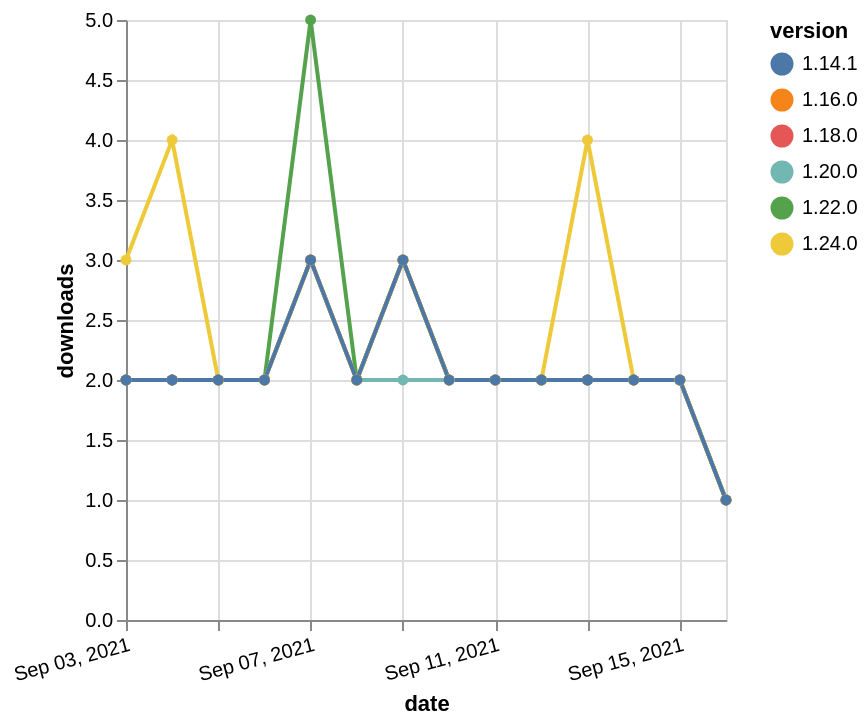

Vega-Lite specification for this chart:
### Vega-Lite specification from a JSON file in a GitHub repository (floating-point values rounded to 4 significant figures)
{"$schema": "https://vega.github.io/schema/vega-lite/v5.json", "description": "A simple bar chart with embedded data.", "data": {"values": [{"date": "2021-09-03", "total": 1497, "delta": 2, "version": "1.18.0"}, {"date": "2021-09-04", "total": 1499, "delta": 2, "version": "1.18.0"}, {"date": "2021-09-05", "total": 1501, "delta": 2, "version": "1.18.0"}, {"date": "2021-09-06", "total": 1503, "delta": 2, "version": "1.18.0"}, {"date": "2021-09-07", "total": 1506, "delta": 3, "version": "1.18.0"}, {"date": "2021-09-08", "total": 1508, "delta": 2, "version": "1.18.0"}, {"date": "2021-09-09", "total": 1511, "delta": 3, "version": "1.18.0"}, {"date": "2021-09-10", "total": 1513, "delta": 2, "version": "1.18.0"}, {"date": "2021-09-11", "total": 1515, "delta": 2, "version": "1.18.0"}, {"date": "2021-09-12", "total": 1517, "delta": 2, "version": "1.18.0"}, {"date": "2021-09-13", "total": 1519, "delta": 2, "version": "1.18.0"}, {"date": "2021-09-14", "total": 1521, "delta": 2, "version": "1.18.0"}, {"date": "2021-09-15", "total": 1523, "delta": 2, "version": "1.18.0"}, {"date": "2021-09-16", "total": 1524, "delta": 1, "version": "1.18.0"}, {"date": "2021-09-03", "total": 757, "delta": 2, "version": "1.22.0"}, {"date": "2021-09-04", "total": 759, "delta": 2, "version": "1.22.0"}, {"date": "2021-09-05", "total": 761, "delta": 2, "version": "1.22.0"}, {"date": "2021-09-06", "total": 763, "delta": 2, "version": "1.22.0"}, {"date": "2021-09-07", "total": 768, "delta": 5, "version": "1.22.0"}, {"date": "2021-09-08", "total": 770, "delta": 2, "version": "1.22.0"}, {"date": "2021-09-09", "total": 773, "delta": 3, "version": "1.22.0"}, {"date": "2021-09-10", "total": 775, "delta": 2, "version": "1.22.0"}, {"date": "2021-09-11", "total": 777, "delta": 2, "version": "1.22.0"}, {"date": "2021-09-12", "total": 779, "delta": 2, "version": "1.22.0"}, {"date": "2021-09-13", "total": 781, "delta": 2, "version": "1.22.0"}, {"date": "2021-09-14", "total": 783, "delta": 2, "version": "1.22.0"}, {"date": "2021-09-15", "total": 785, "delta": 2, "version": "1.22.0"}, {"date": "2021-09-16", "total": 786, "delta": 1, "version": "1.22.0"}, {"date": "2021-09-03", "total": 988, "delta": 2, "version": "1.20.0"}, {"date": "2021-09-04", "total": 990, "delta": 2, "version": "1.20.0"}, {"date": "2021-09-05", "total": 992, "delta": 2, "version": "1.20.0"}, {"date": "2021-09-06", "total": 994, "delta": 2, "version": "1.20.0"}, {"date": "2021-09-07", "total": 997, "delta": 3, "version": "1.20.0"}, {"date": "2021-09-08", "total": 999, "delta": 2, "version": "1.20.0"}, {"date": "2021-09-09", "total": 1001, "delta": 2, "version": "1.20.0"}, {"date": "2021-09-10", "total": 1003, "delta": 2, "version": "1.20.0"}, {"date": "2021-09-11", "total": 1005, "delta": 2, "version": "1.20.0"}, {"date": "2021-09-12", "total": 1007, "delta": 2, "version": "1.20.0"}, {"date": "2021-09-13", "total": 1009, "delta": 2, "version": "1.20.0"}, {"date": "2021-09-14", "total": 1011, "delta": 2, "version": "1.20.0"}, {"date": "2021-09-15", "total": 1013, "delta": 2, "version": "1.20.0"}, {"date": "2021-09-16", "total": 1014, "delta": 1, "version": "1.20.0"}, {"date": "2021-09-03", "total": 1711, "delta": 2, "version": "1.16.0"}, {"date": "2021-09-04", "total": 1713, "delta": 2, "version": "1.16.0"}, {"date": "2021-09-05", "total": 1715, "delta": 2, "version": "1.16.0"}, {"date": "2021-09-06", "total": 1717, "delta": 2, "version": "1.16.0"}, {"date": "2021-09-07", "total": 1720, "delta": 3, "version": "1.16.0"}, {"date": "2021-09-08", "total": 1722, "delta": 2, "version": "1.16.0"}, {"date": "2021-09-09", "total": 1725, "delta": 3, "version": "1.16.0"}, {"date": "2021-09-10", "total": 1727, "delta": 2, "version": "1.16.0"}, {"date": "2021-09-11", "total": 1729, "delta": 2, "version": "1.16.0"}, {"date": "2021-09-12", "total": 1731, "delta": 2, "version": "1.16.0"}, {"date": "2021-09-13", "total": 1733, "delta": 2, "version": "1.16.0"}, {"date": "2021-09-14", "total": 1735, "delta": 2, "version": "1.16.0"}, {"date": "2021-09-15", "total": 1737, "delta": 2, "version": "1.16.0"}, {"date": "2021-09-16", "total": 1738, "delta": 1, "version": "1.16.0"}, {"date": "2021-09-03", "total": 238, "delta": 3, "version": "1.24.0"}, {"date": "2021-09-04", "total": 242, "delta": 4, "version": "1.24.0"}, {"date": "2021-09-05", "total": 244, "delta": 2, "version": "1.24.0"}, {"date": "2021-09-06", "total": 246, "delta": 2, "version": "1.24.0"}, {"date": "2021-09-07", "total": 249, "delta": 3, "version": "1.24.0"}, {"date": "2021-09-08", "total": 251, "delta": 2, "version": "1.24.0"}, {"date": "2021-09-09", "total": 254, "delta": 3, "version": "1.24.0"}, {"date": "2021-09-10", "total": 256, "delta": 2, "version": "1.24.0"}, {"date": "2021-09-11", "total": 258, "delta": 2, "version": "1.24.0"}, {"date": "2021-09-12", "total": 260, "delta": 2, "version": "1.24.0"}, {"date": "2021-09-13", "total": 264, "delta": 4, "version": "1.24.0"}, {"date": "2021-09-14", "total": 266, "delta": 2, "version": "1.24.0"}, {"date": "2021-09-15", "total": 268, "delta": 2, "version": "1.24.0"}, {"date": "2021-09-16", "total": 269, "delta": 1, "version": "1.24.0"}, {"date": "2021-09-03", "total": 2072, "delta": 2, "version": "1.14.1"}, {"date": "2021-09-04", "total": 2074, "delta": 2, "version": "1.14.1"}, {"date": "2021-09-05", "total": 2076, "delta": 2, "version": "1.14.1"}, {"date": "2021-09-06", "total": 2078, "delta": 2, "version": "1.14.1"}, {"date": "2021-09-07", "total": 2081, "delta": 3, "version": "1.14.1"}, {"date": "2021-09-08", "total": 2083, "delta": 2, "version": "1.14.1"}, {"date": "2021-09-09", "total": 2086, "delta": 3, "version": "1.14.1"}, {"date": "2021-09-10", "total": 2088, "delta": 2, "version": "1.14.1"}, {"date": "2021-09-11", "total": 2090, "delta": 2, "version": "1.14.1"}, {"date": "2021-09-12", "total": 2092, "delta": 2, "version": "1.14.1"}, {"date": "2021-09-13", "total": 2094, "delta": 2, "version": "1.14.1"}, {"date": "2021-09-14", "total": 2096, "delta": 2, "version": "1.14.1"}, {"date": "2021-09-15", "total": 2098, "delta": 2, "version": "1.14.1"}, {"date": "2021-09-16", "total": 2099, "delta": 1, "version": "1.14.1"}]}, "width": "container", "mark": {"type": "line", "point": {"filled": true}}, "encoding": {"x": {"field": "date", "type": "temporal", "timeUnit": "yearmonthdate", "title": "date", "axis": {"labelAngle": -15}}, "y": {"field": "delta", "type": "quantitative", "title": "downloads"}, "color": {"field": "version", "type": "nominal"}, "tooltip": {"field": "delta"}}}
